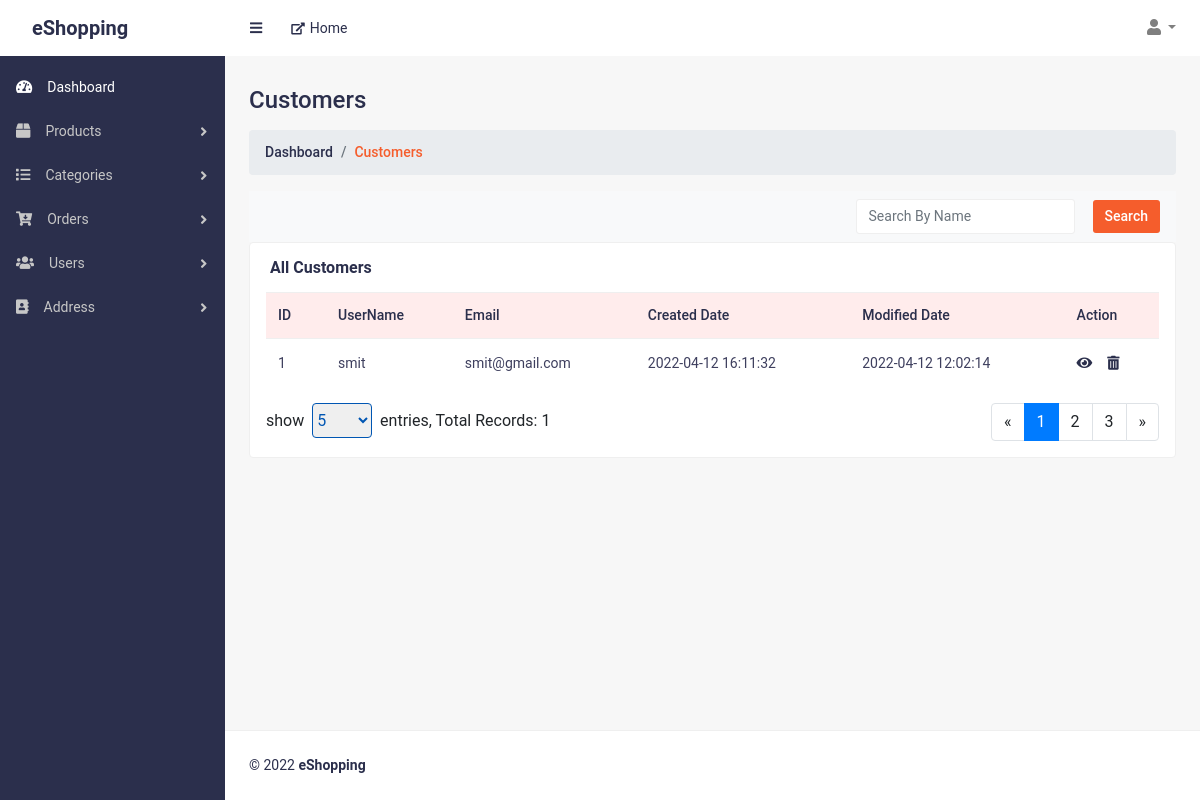
Page /customers.php (signed in) on the earlier database version.
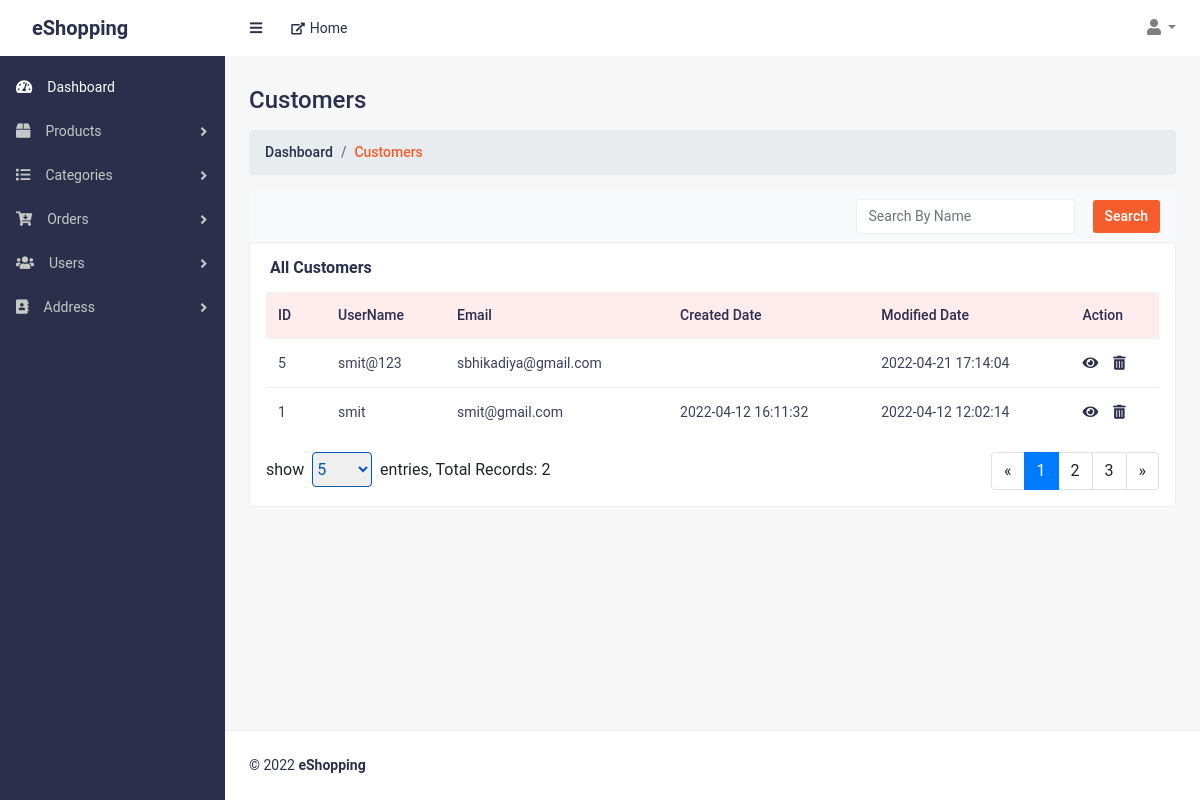
Same page on the later database version.
### tables this page shows
CREATE TABLE `users` (
  `id` int(11) NOT NULL,
  `username` varchar(50) NOT NULL,
  `email` varchar(50) NOT NULL,
  `password` varchar(150) NOT NULL,
  `firstname` varchar(50) NOT NULL,
  `lastname` varchar(50) NOT NULL,
  `gender` tinyint(2) NOT NULL,
  `mobile` varchar(12) NOT NULL,
  `phone` varchar(12) NOT NULL,
  `interestList` varchar(100) DEFAULT NULL,
  `modifiedDate` datetime DEFAULT NULL,
  `createdDate` datetime DEFAULT NULL,
  `status` tinyint(2) NOT NULL DEFAULT 0
);

### handler/dbHandler.php (called while the page is built, shortened)
<?php
class DBConnection
{
    private $hostname = "localhost";
    private $username = "root";
    private $password = "";
    private $database = "eshopping";
    private $conn;
    function __construct()
    {
        $this->conn = new mysqli($this->hostname, $this->username, $this->password, $this->database);
    }
    function getConnection()
    {
        return $this->conn;
    }
}

### handler/customerHandler.php (called while the page is built, shortened)
<?php
require_once("dbHandler.php");
class CustomerHandler extends DBConnection
{
    function TotalCustomers($search = '')
    {
        $search_ = ($search == '') ? 1 : "username LIKE '%" . $search . "%'";
        $sql = "SELECT COUNT(*) AS total FROM users WHERE $search_ AND status=0 ORDER BY id DESC";
        $result = $this->getConnection()->query($sql);
        if ($result && $result->num_rows > 0) {
            return $result->fetch_assoc()["total"];
        }
        return 0;
    }
    function getCustomers($search, $page, $show)
    {
        $search_ = ($search == '') ? 1 : "username LIKE '%" . $search . "%'";
        $sql = "SELECT * FROM users WHERE $search_ AND status=0 ORDER BY id DESC LIMIT $page, $show";
        $result = $this->getConnection()->query($sql);
        $records = [];
        if ($result->num_rows > 0) {
            while ($row = $result->fetch_assoc()) {
                array_push($records, $row);
            }
        } else {
            $records = [];
        }
        return $records;
    }
}

### customers.php (the view, shortened to what the changed rows need)
<?php
require("./handler/CustomerHandler.php");
$obj = new CustomerHandler();
$currntPage = 1;
$showRecords = 5;
$search = '';
$totalRecords = $obj->TotalCustomers($search);
$customers = $obj->getCustomers($search, (($currntPage - 1) * $showRecords), $showRecords);
?>
<!DOCTYPE html>
<html lang="en">
<head>
	<link href="css/styles.css" rel="stylesheet">
	<link href="css/admin-style.css" rel="stylesheet">
	<link href="vendor/bootstrap/css/bootstrap.min.css" rel="stylesheet">
	<link href="vendor/fontawesome-free/css/all.min.css" rel="stylesheet">
</head>
<body class="sb-nav-fixed">
	<div id="layoutSidenav">
		<div id="layoutSidenav_content">
			<main>
				<div class="container-fluid">
					<h2 class="mt-30 page-title">Customers</h2>
					<div class="row">
						<div class="col-lg-12 col-md-12">
							<div class="card card-static-2 mb-30">
								<div class="card-body-table px-3">
									<div class="table-responsive">
										<table class="table ucp-table table-hover">
											<thead>
												<tr>
													<th style="width:60px">ID</th>
													<th>UserName</th>
													<th>Email</th>
													<th>Created Date</th>
													<th>Modified Date</th>
													<th>Action</th>
												</tr>
											</thead>
											<tbody>
												<?php
												if (count($customers) > 0) {
													foreach ($customers as $cust) {
												?>
														<tr>
															<td><?= $cust["id"] ?></td>
															<td><?= $cust["username"] ?></a></td>
															<td><?= $cust["email"] ?></td>
															<td><?= $cust["modifiedDate"] ?></td>
															<td><?= $cust["createdDate"] ?></td>
															<td class="action-btns">
																<a href="./view_customer.php?view=<?= $cust["id"] ?>" class="view-shop-btn" title="View"><i class="fas fa-eye"></i></a>
																<a href="./handler/requestHandler.php?dCustomer=<?= $cust["id"] ?>" class="delete-btn deleteRow" title="Edit"><i class="fas fa-trash-alt"></i></a>
															</td>
														</tr>
												<?php
													}
												} else {
													echo "<tr><td colspan=6>No Record Found!!</td></tr>";
												}
												?>
											</tbody>
										</table>
										<div class="div-pagination mt-3 d-flex justify-content-between">
											<div class="page-select">
												show&nbsp;
												<select style="height: 35px; width:60px; border:1px solid #0056b3; color:#0056b3; border-radius:4px" name="" id="show-record">
													<?php
													foreach ([5, 10, 25, 50] as $rec) {
														$selected = '';
														if ($rec == $showRecords) {
															$selected = "selected";
														}
														echo "<option value='$rec' $selected>$rec</option>";
													}
													?>
												</select>&nbsp;&nbsp;entries, Total Records: <span id="totalrecords"><?= $totalRecords ?></span>
											</div>
											<div>
												<nav aria-label="Page navigation example">
													<ul class="pagination">
														<?php
														for ($i = $currntPage; $i <= $currntPage + 2; $i++) {
															$active = "";
															$disabled = '';
															if ($i == $currntPage) {
																$active = "active";
															}
															if (ceil($totalRecords / $showRecords) < $i) {
																$disabled = "disabled";
															}
															echo '<li class="page-item ' . $active . '"><a class="page-link ' . $disabled . '">' . $i . '</a></li>';
														}
														?>
													</ul>
												</nav>
											</div>
										</div>
									</div>
								</div>
							</div>
						</div>
					</div>
				</div>
			</main>
		</div>
	</div>
</body>
</html>

Differences in the rows shown:
added users: id "5", username "smit@123", email "sbhikadiya@gmail.com", createdDate "2022-04-21 17:14:04"
Other differences:
$totalRecords: "1" → "2"
